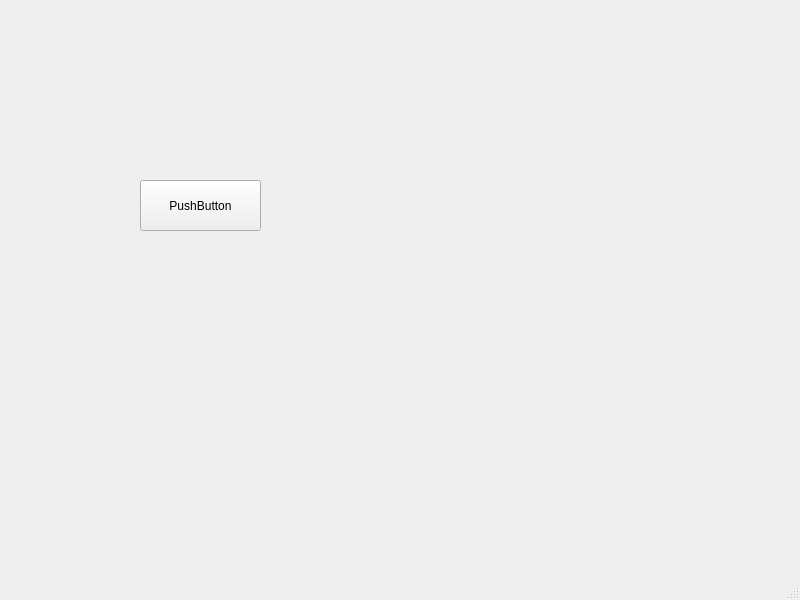
<?xml version="1.0" encoding="UTF-8"?>
<ui version="4.0">
 <class>MainWindow</class>
 <widget class="QMainWindow" name="MainWindow">
  <property name="geometry">
   <rect>
    <x>0</x>
    <y>0</y>
    <width>800</width>
    <height>600</height>
   </rect>
  </property>
  <property name="windowTitle">
   <string>MainWindow</string>
  </property>
  <widget class="QWidget" name="centralwidget">
   <widget class="QPushButton" name="pushButton">
    <property name="geometry">
     <rect>
      <x>140</x>
      <y>180</y>
      <width>121</width>
      <height>51</height>
     </rect>
    </property>
    <property name="text">
     <string>PushButton</string>
    </property>
   </widget>
  </widget>
  <widget class="QMenuBar" name="menubar">
   <property name="geometry">
    <rect>
     <x>0</x>
     <y>0</y>
     <width>800</width>
     <height>25</height>
    </rect>
   </property>
  </widget>
  <widget class="QStatusBar" name="statusbar"/>
 </widget>
 <resources/>
 <connections>
  <connection>
   <sender>pushButton</sender>
   <signal>clicked()</signal>
   <receiver>MainWindow</receiver>
   <slot>close()</slot>
   <hints>
    <hint type="sourcelabel">
     <x>188</x>
     <y>249</y>
    </hint>
    <hint type="destinationlabel">
     <x>282</x>
     <y>324</y>
    </hint>
   </hints>
  </connection>
 </connections>
</ui>
